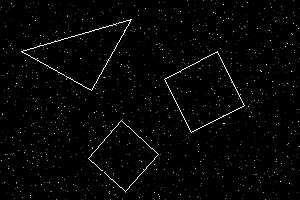
#> input picture computerVision/LabCV/000_noise_src.png, 300 x 200 px
$ python -i processing_image.py   (imports and definitions only)
#> lines starting #> are read from the running program, lines starting #| are printed output that depends on the picture; after the words box and inside, x2 and y2 are one past the last pixel; in counts of white or black regions, pixels touching at a corner belong together
import math
from copy import copy
from itertools import groupby

import cv2 as cv2
import numpy as np
import matplotlib.pyplot as plt

intent = 6


class Point:
    def __init__(self, x: int, y: int):
        self.x = x
        self.y = y

    def get_x(self) -> int: return self.x

    def get_y(self) -> int: return self.y

    def compare(self, other) -> bool: return math.fabs(self.x - other.get_x()) < intent and math.fabs(
        self.y - other.get_y()) < intent


class Line:
    def __init__(self, point1: Point, point2: Point):
        self.point1 = point1
        self.point2 = point2

    def get_point1(self) -> Point: return self.point1

    def get_point2(self) -> Point: return self.point2

    def point1_as_tuple(self) -> tuple: return self.point1.get_x(), self.point1.get_y()

    def point2_as_tuple(self) -> tuple: return self.point2.get_x(), self.point2.get_y()

    def is_continue(self, con) -> bool:
        if con == self: return False
        return self.point1.compare(con.get_point1()) or self.point1.compare(con.get_point2()) or \
               self.point2.compare(con.get_point1()) or self.point2.compare(con.get_point2())

    def is_end_point(self, point: Point):
        return self.point1.compare(point) or self.point2.compare(point)


def find_lines(path: str):
    gray = cv2.imread(path, cv2.IMREAD_GRAYSCALE)

    kernel = np.array([[1, 0],
                       [0, 1]], dtype=np.uint8)
    gray1 = cv2.morphologyEx(gray, cv2.MORPH_OPEN, kernel)

    kernel = np.array([[0, 1],
                       [1, 0]], dtype=np.uint8)

    gray2 = cv2.morphologyEx(gray, cv2.MORPH_OPEN, kernel)

    gray = cv2.bitwise_or(gray1, gray2)
    kernel = np.ones((5, 5), np.uint8)
    gray = cv2.morphologyEx(gray, cv2.MORPH_CLOSE, kernel)

    plt.imshow(gray)
    plt.show()

    find_lines = []

    lines = cv2.HoughLinesP(gray, 1, np.pi / 360, 10, maxLineGap=11, minLineLength=2)
    cdst = np.zeros([gray.shape[0], gray.shape[1]], dtype=np.uint8)
    if lines is not None:
        for i in range(0, len(lines)):
            l = lines[i][0]
            find_lines.append(Line(Point(l[0], l[1]), Point(l[2], l[3])))
            cv2.line(cdst, (l[0], l[1]), (l[2], l[3]), (255))

    cdst = cv2.bitwise_xor(gray, cdst)

    lines = cv2.HoughLinesP(cdst, 1, np.pi / 360, 10, maxLineGap=11, minLineLength=5)
    if lines is not None:
        for i in range(len(lines)):
            l = lines[i][0]
            find_lines.append(Line(Point(l[0], l[1]), Point(l[2], l[3])))
            # cv2.line(cdst, (l[0], l[1]), (l[2], l[3]), (255))

    return np.array(find_lines)


def find_cycle(dictionary: dict, index: int, start_index: int) -> list:
    if dictionary.get(index) is None: return []

    for i in dictionary[index]:
        if i == start_index:
            yield [index]

    for i in dictionary[index]:
        new_dict = copy(dictionary)
        for elem in new_dict[index]:
            if new_dict.get(elem) is not None and index in new_dict[elem]:
                new_dict[elem].remove(index)
        new_dict.pop(index)
        for result in find_cycle(new_dict, i, start_index):
            if len(result) > 0:
                yield result + [index]

    return []


def find_figures(lines: np.ndarray) -> np.ndarray:
    dictionary = {}
    for i in range(lines.shape[0]):
        for j in range(lines.shape[0]):
            if i != j and lines[i].is_continue(lines[j]):
                if dictionary.get(i) is None:
                    dictionary[i] = [j]
                else:
                    dictionary[i].append(j)

    result = []
    for key, values in dictionary.items():
        for value in values:
            new_dict = copy(dictionary)
            if key in new_dict[value]:
                new_dict[value].remove(key)
            for figure in find_cycle(new_dict, value, key):
                if len(figure) > 2:
                    result.append(figure)

    sort = []
    for elem in result:
        sort.append(sorted(elem))

    result = [el for el, _ in groupby(sort)]

    return np.array([[e for e in lines[elem]] for elem in result])

def check_figure(lines: list) -> list:
    for line in lines:
        p1 = False
        p2 = False
        copy_lines = copy(lines)
        copy_lines.remove(line)
        for other in copy_lines:
            if other.is_end_point(line.get_point1()): p1 = True
            if other.is_end_point(line.get_point2()): p2 = True
        if not p1 or not p2:
            lines.remove(line)
            return check_figure(lines)
    return lines

def get_figures(path: str) -> np.ndarray:
    lines = find_lines(path)
#> in find_lines, gray is the input picture: shape (200, 300); min 0, max 255, mean 5.1
#> in find_lines, `gray1 = cv2.morphologyEx(gray, cv2.MORPH_OPEN, kernel)`:
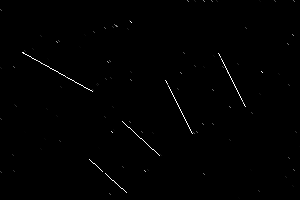
#> gray1: shape (200, 300); min 0, max 255, mean 1.3
#> in find_lines, `lines = cv2.HoughLinesP(gray, 1, np.pi / 360, 10, maxLineGap=11, minLi..`: lines = 48 rows, first 6: [56, 41, 132, 20], [192, 133, 245, 106], [92, 91, 131, 22], [216, 53, 242, 100], [23, 52, 91, 90], [24, 50, 130, 22]
#> the loop in find_lines, `for i in range(0, len(lines)):` made 48 passes
#> l on passes 1 to 12: [56, 41, 132, 20], [192, 133, 245, 106], [92, 91, 131, 22], [216, 53, 242, 100], [23, 52, 91, 90], [24, 50, 130, 22], [166, 79, 218, 52], [127, 123, 158, 156], [165, 80, 191, 132], [126, 192, 159, 154], [274, 0, 276, 0], [90, 159, 122, 121]
#> after the loop in find_lines, `for i in range(0, len(lines)):`:
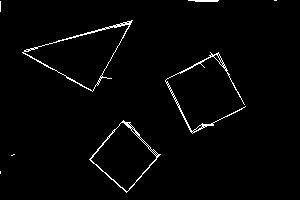
#> cdst: shape (200, 300); 2% white in thin lines or dots, all inside (x1, y1, x2, y2) = (0, 0, 277, 193)
#> after the loop in find_lines, `for i in range(0, len(lines)):`: find_lines = 48 items
#> in find_lines, `lines = cv2.HoughLinesP(cdst, 1, np.pi / 360, 10, maxLineGap=11, minLi..`: lines = 53 rows, first 6: [27, 50, 68, 39], [198, 1, 204, 0], [109, 28, 126, 24], [166, 80, 179, 106], [103, 29, 128, 22], [38, 62, 88, 88]
#> the loop in find_lines, `for i in range(len(lines)):` made 53 passes
#> l on passes 1 to 12: [27, 50, 68, 39], [198, 1, 204, 0], [109, 28, 126, 24], [166, 80, 179, 106], [103, 29, 128, 22], [38, 62, 88, 88], [188, 1, 217, 1], [128, 122, 156, 159], [216, 55, 243, 102], [98, 165, 121, 188], [217, 55, 241, 96], [187, 125, 213, 125]
#> after the loop in find_lines, `for i in range(len(lines)):`: find_lines = 101 items
    image = np.zeros(shape=(200, 300, 3), dtype=np.uint8)
    for line in lines:
        cv2.line(image, line.point1_as_tuple(), line.point2_as_tuple(), (255, 255, 255))
#> this loop made 101 passes
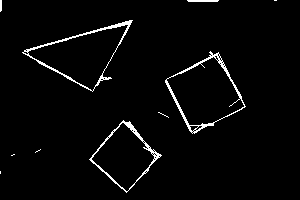
#> image: shape (200, 300, 3); 2.8% white in thin lines or dots, all inside (x1, y1, x2, y2) = (0, 0, 277, 193)

    image = np.zeros(shape=(200, 300, 3), dtype=np.uint8)
    figures = find_figures(lines)
#> in find_figures, `result = []`: result = []
#> after the loop in find_figures, `for key, values in dictionary.items():`: result = 52 items, first 6: [5, 4, 2], [56, 15, 13, 3, 6, 8], [56, 13, 3, 6, 8], [56, 15, 3, 6, 8], [56, 3, 6, 8], [56, 15, 13, 6, 8]
#> the loop in find_figures, `for elem in result:` made 52 passes
#> elem on passes 1 to 12: [5, 4, 2], [56, 15, 13, 3, 6, 8], [56, 13, 3, 6, 8], [56, 15, 3, 6, 8], [56, 3, 6, 8], [56, 15, 13, 6, 8], [56, 13, 6, 8], [56, 15, 6, 8], [56, 6, 8], [0, 5, 4], [6, 8, 1, 56, 15, 13], [6, 8, 1, 56, 13]
#> after the loop in find_figures, `for elem in result:`: sort = 52 items, first 6: [2, 4, 5], [3, 6, 8, 13, 15, 56], [3, 6, 8, 13, 56], [3, 6, 8, 15, 56], [3, 6, 8, 56], [6, 8, 13, 15, 56]
#> in find_figures, `result = [el for el, _ in groupby(sort)]`: result has the same summary as sort
    for figure in figures:
        print(len(figure))
        for line in figure:
            cv2.line(image, line.point1_as_tuple(), line.point2_as_tuple(), (255, 255, 255))

    kernel = np.array([[0, 1],
                      [1, 0]], dtype=np.uint8)
    image = cv2.morphologyEx(image, cv2.MORPH_CLOSE, kernel)

    image = cv2.cvtColor(image, cv2.COLOR_BGR2GRAY)
    contours, hierarchy = cv2.findContours(image, cv2.RETR_TREE, cv2.CHAIN_APPROX_SIMPLE)
    #cv2.drawContours(image, contours, -1, color=(255, 255, 255), thickness=cv2.FILLED)

    plt.imshow(image)
    plt.show()

    lines = cv2.HoughLinesP(image, 1, np.pi / 360, 10, maxLineGap=11, minLineLength=2)
    image = np.ndarray(image.shape, dtype=np.uint8)

    for index, contour in enumerate(contours):
        cv2.drawContours(image, contours, index, color=(255, 255, 255), thickness=1)

    plt.imshow(image)
    plt.show()

    return np.array(figures)

#> (the run stopped early here; a loop or call above may not have finished)
